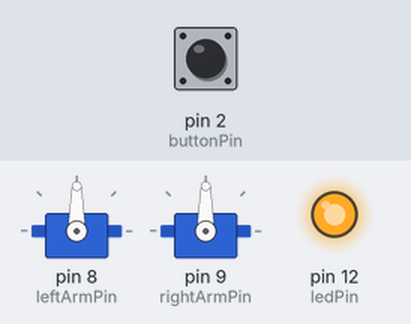
Recording of a sketch running on a simulated Arduino Uno, built with avr-gcc and run on an emulated ATmega328P. Shown: 2 × servo, output pins drawn as LEDs (lit = HIGH). The test bench sets the inputs (shaded band); at power-on: pin 2 (buttonPin) HIGH.

Above: at 1.2 s.
1.3 s: pin 2 (buttonPin) pulled LOW for 0.15 s
At 1.8 s:
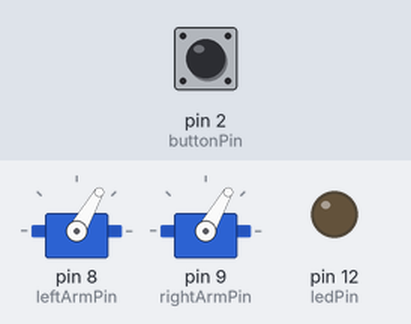
At 9.7 s:
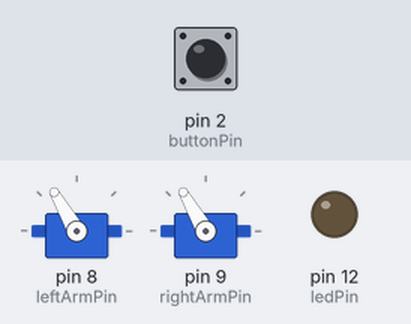
10.0 s: pin 2 (buttonPin) pulled LOW for 3.2 s
At 16.5 s:
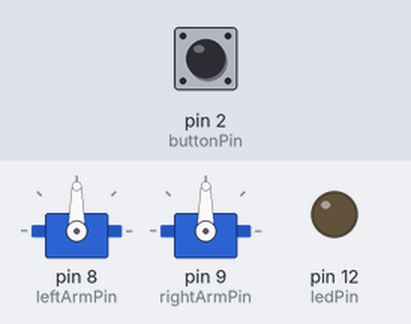
Timing chart, 0 to 24.6 s (numbered marks = the images above; inputs shaded):
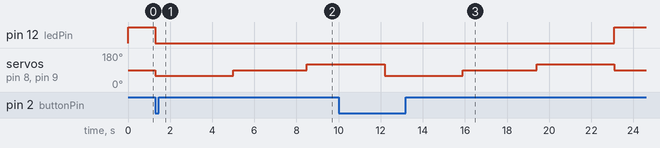

Measured:
- after the input at 1.3 s, pin 12 (ledPin): HIGH → LOW at once; servo on pin 8 (leftArmPin), servo on pin 9 (rightArmPin): 90° → 60° at once, → 90° 3.7 s later, → 120° 3.5 s later
- after the input at 10.0 s, pin 12 (ledPin): LOW → HIGH after 13.1 s instead of 2.2 s; servo on pin 8 (leftArmPin), servo on pin 9 (rightArmPin): 120° → 60° after 2.2 s, → 90° 3.7 s later, → 120° 3.5 s later, → 90° 3.7 s later

The sketch:

ArmMovementPIE.ino
```cpp
#include <Servo.h>
Servo leftArm;
Servo rightArm;

// Pin Numbers
const int buttonPin = 2;     // the number of the pushbutton pin
const int leftArmPin =  8;      // the number of the left arm servo pin
const int rightArmPin =  9;      // the number of the right arm servo pin
const int ledPin =  12;      // the number of the button LED

int buttonState = 0;         // variable for reading the pushbutton status

void setup() {
  // initialize the pushbutton pin as an input:
  pinMode(buttonPin, INPUT);
  digitalWrite(buttonPin, HIGH);

  //initialize the button LED as an output
  pinMode(ledPin, OUTPUT);

  //attach servos to respective pins
  leftArm.attach(leftArmPin);
  rightArm.attach(rightArmPin);


}

void loop() {
  // read the state of the pushbutton value:
  buttonState = digitalRead(buttonPin);

  // check if the pushbutton is pressed. If it is, the buttonState is LOW:
  if (buttonState == HIGH) {
    // turn LED on:
    digitalWrite(ledPin, HIGH);
    leftArm.write(90);
    rightArm.write(90);

  } else {
    // turn LED off:
    digitalWrite(ledPin, LOW);
    leftArm.write(60);
    rightArm.write(60);
    delay(3700);
    leftArm.write(90);
    rightArm.write(90);
    delay(3500);
    leftArm.write(120);
    rightArm.write(120);
    delay(3700);
  }
}
```
